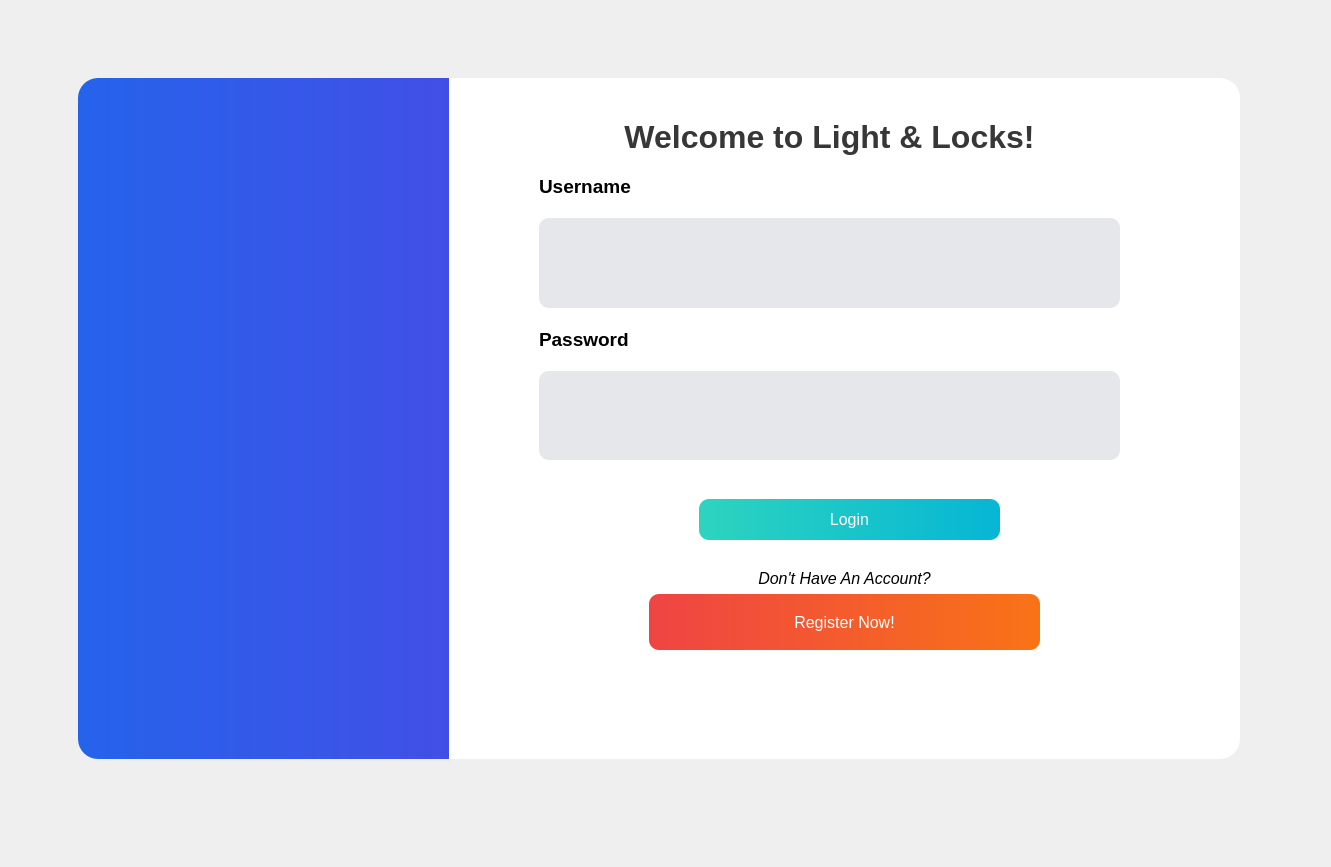
<?xml version="1.0" encoding="UTF-8"?>
<ui version="4.0">
 <class>LoginForm</class>
 <widget class="QWidget" name="LoginForm">
  <property name="geometry">
   <rect>
    <x>0</x>
    <y>0</y>
    <width>1331</width>
    <height>867</height>
   </rect>
  </property>
  <property name="sizePolicy">
   <sizepolicy hsizetype="Fixed" vsizetype="Preferred">
    <horstretch>0</horstretch>
    <verstretch>0</verstretch>
   </sizepolicy>
  </property>
  <property name="windowTitle">
   <string>Form</string>
  </property>
  <property name="toolTipDuration">
   <number>0</number>
  </property>
  <widget class="QWidget" name="LoginContainer" native="true">
   <property name="enabled">
    <bool>true</bool>
   </property>
   <property name="geometry">
    <rect>
     <x>29</x>
     <y>29</y>
     <width>1250</width>
     <height>800</height>
    </rect>
   </property>
   <property name="styleSheet">
    <string notr="true">background-color: transparent;</string>
   </property>
   <widget class="QLabel" name="LeftSide">
    <property name="geometry">
     <rect>
      <x>49</x>
      <y>49</y>
      <width>541</width>
      <height>681</height>
     </rect>
    </property>
    <property name="styleSheet">
     <string notr="true">background-color: qlineargradient(spread:pad, x1:0, y1:0, x2:1, y2:0, stop:0 rgba(37, 99, 235, 1), stop:1 rgba(79, 70, 229, 1));
border-top-left-radius: 20px;
border-bottom-left-radius: 20px;</string>
    </property>
    <property name="text">
     <string/>
    </property>
   </widget>
   <widget class="QLabel" name="login_details_container">
    <property name="geometry">
     <rect>
      <x>420</x>
      <y>49</y>
      <width>791</width>
      <height>681</height>
     </rect>
    </property>
    <property name="toolTipDuration">
     <number>0</number>
    </property>
    <property name="styleSheet">
     <string notr="true">background-color: rgb(255, 255, 255);
border-top-right-radius: 20px;
border-bottom-right-radius: 20px;</string>
    </property>
    <property name="text">
     <string/>
    </property>
   </widget>
   <widget class="QWidget" name="verticalLayoutWidget">
    <property name="geometry">
     <rect>
      <x>510</x>
      <y>90</y>
      <width>581</width>
      <height>341</height>
     </rect>
    </property>
    <layout class="QVBoxLayout" name="LoginTextContainer">
     <property name="spacing">
      <number>20</number>
     </property>
     <item>
      <widget class="QLabel" name="welcome_message">
       <property name="enabled">
        <bool>true</bool>
       </property>
       <property name="sizePolicy">
        <sizepolicy hsizetype="Preferred" vsizetype="Preferred">
         <horstretch>0</horstretch>
         <verstretch>0</verstretch>
        </sizepolicy>
       </property>
       <property name="font">
        <font>
         <family>Yu Gothic UI</family>
         <pointsize>24</pointsize>
         <weight>75</weight>
         <bold>true</bold>
        </font>
       </property>
       <property name="styleSheet">
        <string notr="true">color: rgba(0, 0, 0, 200);</string>
       </property>
       <property name="text">
        <string>Welcome to Light &amp; Locks!</string>
       </property>
       <property name="alignment">
        <set>Qt::AlignCenter</set>
       </property>
      </widget>
     </item>
     <item>
      <widget class="QLabel" name="username_label">
       <property name="font">
        <font>
         <family>Segoe UI</family>
         <pointsize>14</pointsize>
         <weight>75</weight>
         <bold>true</bold>
        </font>
       </property>
       <property name="text">
        <string>Username</string>
       </property>
      </widget>
     </item>
     <item>
      <widget class="QLineEdit" name="username_enter">
       <property name="sizePolicy">
        <sizepolicy hsizetype="Expanding" vsizetype="MinimumExpanding">
         <horstretch>0</horstretch>
         <verstretch>0</verstretch>
        </sizepolicy>
       </property>
       <property name="font">
        <font>
         <pointsize>-1</pointsize>
        </font>
       </property>
       <property name="styleSheet">
        <string notr="true">QLineEdit {
    border: 10px;
    border-color: transparent;
    padding: 0 8px;
    background: rgba(229, 231, 235, 1);
    font-size: 16px;
    border-top-right-radius: 10px;
	border-top-left-radius: 10px;
	border-bottom-right-radius: 10px;
	border-bottom-left-radius: 10px;
}</string>
       </property>
      </widget>
     </item>
     <item>
      <widget class="QLabel" name="password_label">
       <property name="font">
        <font>
         <family>Segoe UI</family>
         <pointsize>14</pointsize>
         <weight>75</weight>
         <bold>true</bold>
        </font>
       </property>
       <property name="text">
        <string>Password</string>
       </property>
      </widget>
     </item>
     <item>
      <widget class="QLineEdit" name="password_enter">
       <property name="sizePolicy">
        <sizepolicy hsizetype="Expanding" vsizetype="MinimumExpanding">
         <horstretch>0</horstretch>
         <verstretch>0</verstretch>
        </sizepolicy>
       </property>
       <property name="font">
        <font>
         <pointsize>-1</pointsize>
        </font>
       </property>
       <property name="styleSheet">
        <string notr="true">QLineEdit {
    border: 10px;
    border-color: transparent;
    padding: 0 8px;
    background: rgba(229, 231, 235, 1);
    font-size: 16px;
    border-top-right-radius: 10px;
	border-top-left-radius: 10px;
	border-bottom-right-radius: 10px;
	border-bottom-left-radius: 10px;
}</string>
       </property>
       <property name="echoMode">
        <enum>QLineEdit::Password</enum>
       </property>
      </widget>
     </item>
    </layout>
   </widget>
   <widget class="QPushButton" name="login_button">
    <property name="geometry">
     <rect>
      <x>670</x>
      <y>470</y>
      <width>301</width>
      <height>41</height>
     </rect>
    </property>
    <property name="font">
     <font>
      <pointsize>-1</pointsize>
     </font>
    </property>
    <property name="toolTipDuration">
     <number>0</number>
    </property>
    <property name="styleSheet">
     <string notr="true">QPushButton#login_button {
	border-top-right-radius: 10px;
	border-top-left-radius: 10px;
	border-bottom-right-radius: 10px;
	border-bottom-left-radius: 10px;
	background-color: qlineargradient(spread:pad, x1:0, y1:0, x2:1, y2:0, stop:0 rgba(45, 212, 191, 1), stop:1 rgba(6, 182, 212, 1));
	font-size: 16px;
	color: rgb(255, 255, 255);
}

QPushButton#login_button:hover {
	background-color: qlineargradient(spread:pad, x1:0, y1:0, x2:1, y2:0, stop:0 #0F766E
, stop:1 #0E7490);
}

QPushButton#login_button:pressed {
	background-color: qlineargradient(spread:pad, x1:0, y1:0, x2:1, y2:0, stop:0 #0F766E
, stop:1 #0E7490);
	padding-left: 5px;
	padding-top: 5px;
}</string>
    </property>
    <property name="text">
     <string>Login</string>
    </property>
   </widget>
   <widget class="QWidget" name="verticalLayoutWidget_2">
    <property name="geometry">
     <rect>
      <x>620</x>
      <y>540</y>
      <width>391</width>
      <height>81</height>
     </rect>
    </property>
    <layout class="QVBoxLayout" name="verticalLayout">
     <item>
      <widget class="QLabel" name="label_2">
       <property name="font">
        <font>
         <family>Segoe UI</family>
         <pointsize>12</pointsize>
         <italic>true</italic>
        </font>
       </property>
       <property name="toolTipDuration">
        <number>0</number>
       </property>
       <property name="text">
        <string>Don't Have An Account?</string>
       </property>
       <property name="alignment">
        <set>Qt::AlignCenter</set>
       </property>
      </widget>
     </item>
     <item>
      <widget class="QPushButton" name="register_now_button">
       <property name="sizePolicy">
        <sizepolicy hsizetype="Minimum" vsizetype="Expanding">
         <horstretch>0</horstretch>
         <verstretch>0</verstretch>
        </sizepolicy>
       </property>
       <property name="font">
        <font>
         <pointsize>-1</pointsize>
        </font>
       </property>
       <property name="toolTipDuration">
        <number>0</number>
       </property>
       <property name="styleSheet">
        <string notr="true">QPushButton#register_now_button {
	border-top-right-radius: 10px;
	border-top-left-radius: 10px;
	border-bottom-right-radius: 10px;
	border-bottom-left-radius: 10px;
	background-color: qlineargradient(spread:pad, x1:0, y1:0, x2:1, y2:0, stop:0 #EF4444, stop:1 #F97316);
	font-size: 16px;
	color: rgb(255, 255, 255);
}

QPushButton#register_now_button:hover {
	background-color: qlineargradient(spread:pad, x1:0, y1:0, x2:1, y2:0, stop:0 #B91C1C
, stop:1 #C2410C);
}

QPushButton#register_now_button:pressed {
	background-color: qlineargradient(spread:pad, x1:0, y1:0, x2:1, y2:0, stop:0 #B91C1C
, stop:1 #C2410C);
	padding-left: 5px;
	padding-top: 5px;
}</string>
       </property>
       <property name="text">
        <string>Register Now!</string>
       </property>
      </widget>
     </item>
    </layout>
   </widget>
  </widget>
 </widget>
 <resources/>
 <connections/>
</ui>
